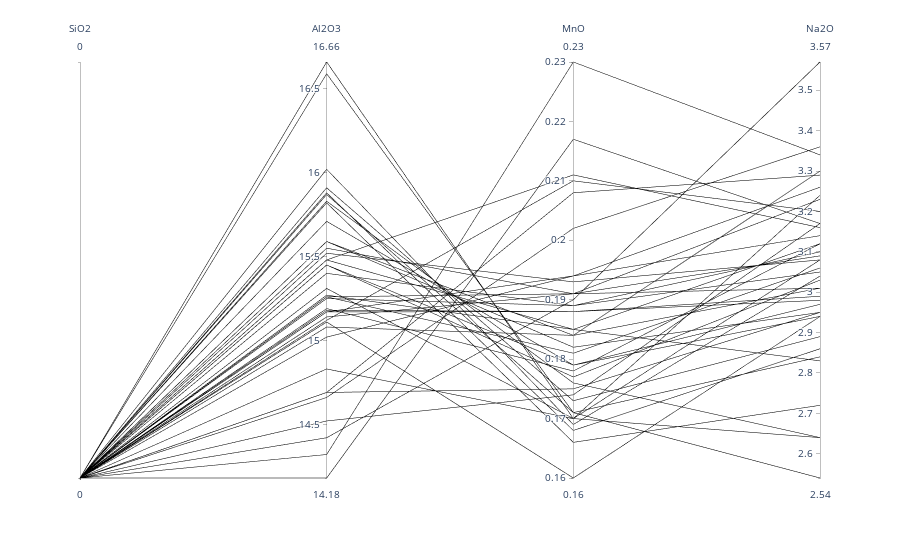

Notebook code for this chart:
### Code cell
#fig = px.parallel_coordinates(df, color="<whhat the color bar is based on>", labels={
#                "<Key: Value pair of final bar on the side>",
#                "<Comma separated lists of each Key: Value pair of each vertical point>"},
#                             color_continuous_scale=px.colors.diverging.Tealrose, color_continuous_midpoint=2)
#fig.show()

dfSpider = df.loc[:, ['SiO2','Al2O3', 'MnO', 'Na2O']]

fig = px.parallel_coordinates(dfSpider, color="SiO2", labels={"sample_id": "Sample ID",
                "SiO2":"SiO2","Al2O3":"Al2O3", "MnO":"MnO", "Na2O":"Na2O"},
                             color_continuous_scale=px.colors.diverging.Tealrose, color_continuous_midpoint=2)
fig.show()

### Figure 1 — Plotly figure (JSON) as saved in the notebook; plotly's stock layout.template omitted (floating-point values rounded to 4 significant figures)
{"data": [{"dimensions": [{"label": "SiO2", "values": [null, null, null, null, null, null, null, null, null, null, null, null, null, null, null, null, null, null, null, null, null, null, null, null, null, null, null, null, null, null, null, null, null, null, null, null, null, null, null, null, null, null, null, null, null, null, null, null, null, null, null, null, null, null, null, null, null, null, null, null, null, null, null, null, null, null, null, null, null, null, null, null, null, null, null, null, null, null, null, null, null, null, null, null, null, null, null, null, null, null, null, null, null, null, null, null, null, null, null, null, null, null, null, null, null, null, null, null, null, null, null, null, null, null, null, null, null]}, {"label": "Al2O3", "values": [14.69, 14.18, 14.69, 14.32, 15.14, 15.71, 15.4, 16.02, 16.66, 15.82, 14.66, 15.08, 15.31, 15.19, 15.11, 15.12, 14.83, 15.48, 14.42, 14.52, 15.48, 15.18, 15.25, 15.26, 15.27, 15.91, 15.45, 15.88, 16.59, 15.83, 15.17, 15.45, 15.26, 15.59, 15.87, 15.52, 15.17, 15.55, 15.02, 15.59, null, null, null, null, null, null, null, null, null, null, null, null, null, null, null, null, null, null, null, null, null, null, null, null, null, null, null, null, null, null, null, null, null, null, null, null, null, null, null, null, null, null, null, null, null, null, null, null, null, null, null, null, null, null, null, null, null, null, null, null, null, null, null, null, null, null, null, null, null, null, null, null, null, null, null, null, null]}, {"label": "MnO", "values": [0.175, 0.217, 0.208, 0.23, 0.191, 0.179, 0.189, 0.169, 0.17, 0.166, 0.202, 0.184, 0.17, 0.178, 0.16, 0.21, 0.17, 0.211, 0.19, 0.174, 0.185, 0.188, 0.189, 0.191, 0.185, 0.173, 0.179, 0.168, 0.171, 0.176, 0.194, 0.177, 0.181, 0.184, 0.171, 0.193, 0.188, 0.191, 0.194, 0.182, null, null, null, null, null, null, null, null, null, null, null, null, null, null, null, null, null, null, null, null, null, null, null, null, null, null, null, null, null, null, null, null, null, null, null, null, null, null, null, null, null, null, null, null, null, null, null, null, null, null, null, null, null, null, null, null, null, null, null, null, null, null, null, null, null, null, null, null, null, null, null, null, null, null, null, null, null]}, {"label": "Na2O", "values": [2.95, 3.17, 3.29, 3.34, 3.23, 2.94, 3.05, 3.04, 2.64, 2.72, 3.36, 3.3, 3.24, 3.12, 2.94, 3.2, 3.08, 3.16, 3.57, 3.17, 2.83, 2.98, 3.1, 3.09, 3.12, 2.89, 2.97, 2.86, 2.54, 2.64, 3.14, 3.03, 3.06, 3.01, 2.84, 3.08, 2.99, 3.01, 3.26, 2.95, null, null, null, null, null, null, null, null, null, null, null, null, null, null, null, null, null, null, null, null, null, null, null, null, null, null, null, null, null, null, null, null, null, null, null, null, null, null, null, null, null, null, null, null, null, null, null, null, null, null, null, null, null, null, null, null, null, null, null, null, null, null, null, null, null, null, null, null, null, null, null, null, null, null, null, null, null]}], "domain": {"x": [0, 1], "y": [0, 1]}, "line": {"color": [null, null, null, null, null, null, null, null, null, null, null, null, null, null, null, null, null, null, null, null, null, null, null, null, null, null, null, null, null, null, null, null, null, null, null, null, null, null, null, null, null, null, null, null, null, null, null, null, null, null, null, null, null, null, null, null, null, null, null, null, null, null, null, null, null, null, null, null, null, null, null, null, null, null, null, null, null, null, null, null, null, null, null, null, null, null, null, null, null, null, null, null, null, null, null, null, null, null, null, null, null, null, null, null, null, null, null, null, null, null, null, null, null, null, null, null, null], "coloraxis": "coloraxis"}, "name": "", "type": "parcoords"}], "layout": {"autosize": true, "coloraxis": {"cmid": 2, "colorbar": {"title": {"text": "SiO2"}}, "colorscale": [[0, "rgb(0, 147, 146)"], [0.1667, "rgb(114, 170, 161)"], [0.3333, "rgb(177, 199, 179)"], [0.5, "rgb(241, 234, 200)"], [0.6667, "rgb(229, 185, 173)"], [0.8333, "rgb(217, 137, 148)"], [1, "rgb(208, 88, 126)"]]}, "legend": {"tracegroupgap": 0}, "margin": {"t": 60}}}
